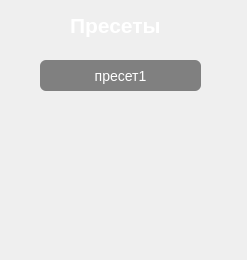
<?xml version="1.0" encoding="UTF-8"?>
<ui version="4.0">
 <class>Dialog</class>
 <widget class="QDialog" name="Dialog">
  <property name="geometry">
   <rect>
    <x>0</x>
    <y>0</y>
    <width>247</width>
    <height>260</height>
   </rect>
  </property>
  <property name="windowTitle">
   <string>Dialog</string>
  </property>
  <property name="styleSheet">
   <string notr="true">background: radial-gradient(50% 50% at 50% 50%, rgba(255, 255, 255, 0.17) 0%, rgba(60, 60, 60, 0) 85.42%), #18181B;
    background-repeat: no-repeat;
	background-size: cover;</string>
  </property>
  <widget class="QLabel" name="label_5">
   <property name="geometry">
    <rect>
     <x>70</x>
     <y>10</y>
     <width>91</width>
     <height>31</height>
    </rect>
   </property>
   <property name="styleSheet">
    <string notr="true">color: #fff;
font: 8pt &quot;Yu Gothic UI Semilight&quot;;
font-size: 14px;</string>
   </property>
   <property name="text">
    <string>&lt;html&gt;&lt;head/&gt;&lt;body&gt;&lt;p&gt;&lt;span style=&quot; font-size:16pt; font-weight:600;&quot;&gt;Пресеты&lt;/span&gt;&lt;/p&gt;&lt;/body&gt;&lt;/html&gt;</string>
   </property>
  </widget>
  <widget class="QPushButton" name="pushButton_7">
   <property name="geometry">
    <rect>
     <x>40</x>
     <y>60</y>
     <width>161</width>
     <height>31</height>
    </rect>
   </property>
   <property name="cursor">
    <cursorShape>PointingHandCursor</cursorShape>
   </property>
   <property name="styleSheet">
    <string notr="true">background-color: gray;
border-radius: 6px;
opacity: 0.5;
font-size: 14px;
color: #fff;</string>
   </property>
   <property name="text">
    <string>пресет1</string>
   </property>
  </widget>
 </widget>
 <resources/>
 <connections/>
</ui>
